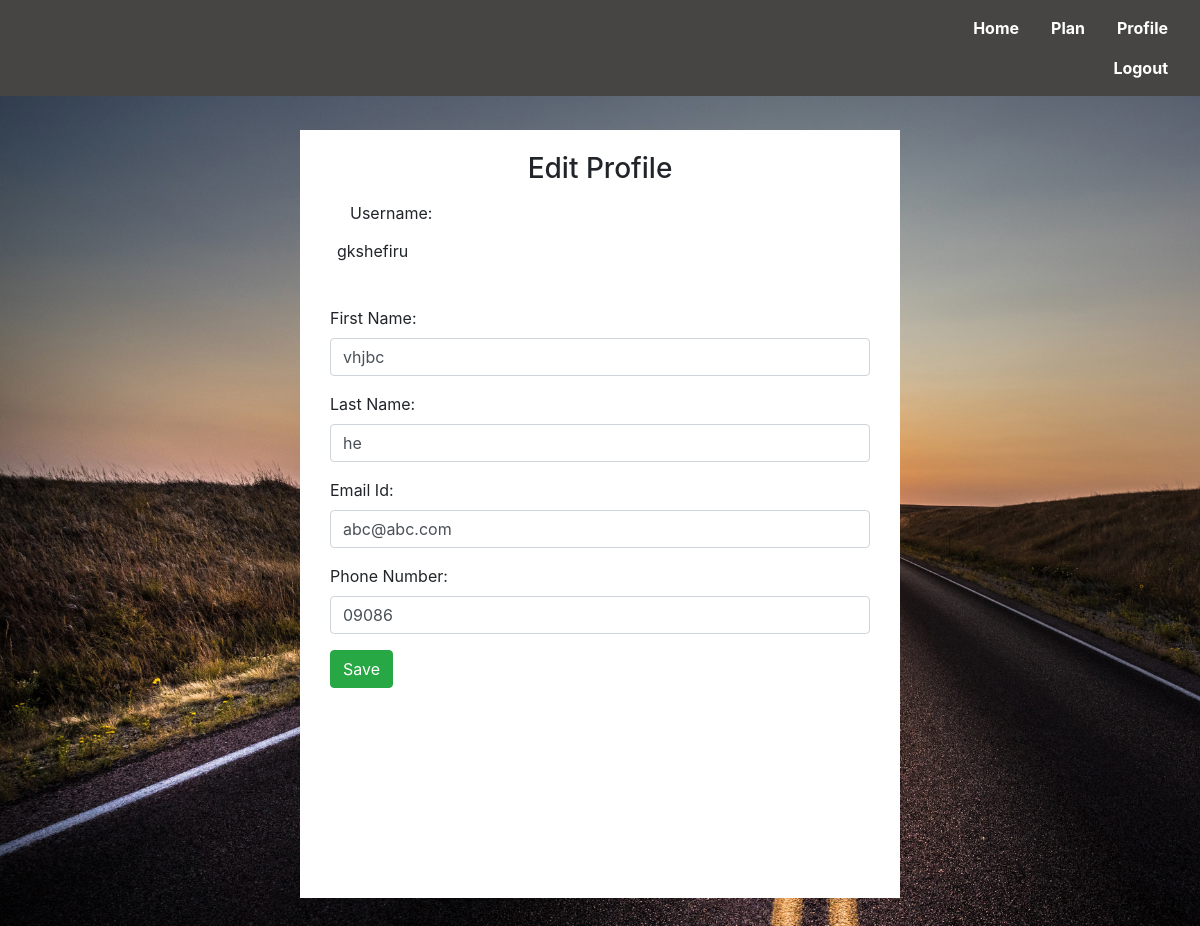
/profile/ (signed in), run on the app's committed database.
### Diaries/models.py (models this page shows)
class Profile(models.Model):
	user = models.OneToOneField(User,on_delete=models.CASCADE)
	first_name = models.CharField(max_length=200,blank=True)
	last_name = models.CharField(max_length=200,blank=True)
	username = models.CharField(max_length=200)
	dob = models.DateField(blank=True, null=True)
	email = models.EmailField(max_length=70,blank=True)
	phone_number = models.CharField(max_length=12)
	def __str__(self):
		return f"{self.username}"

### Diaries/views.py (the view, shortened to what this page needs)
# urls.py: path('profile/', views.profile, name='profile'),
def profile(request):
	user = request.user
	name= user.username
	pro=get_object_or_404(Profile, user=user)
	print(pro)
	return render(request, 'profile.html', {'profile': pro ,"name":name})

### Diaries/templates/profile.html (shortened to what this page needs)
{% extends 'base.html' %}
{% block profile %}
	<form method="POST" class="post-form">
		<div class="container" style="margin-top: 30px; margin-bottom: 30px;background: white;height: 128%;width: 60%">
				<div class="col-md-12">
						<div class="card-body card-style">
							<h3 style="text-align:center">Edit Profile</h3>
							<div class="form-group row">
								<label for="staticusername"  class="col-sm-4 col-form-label">Username: </label>
									<input type="text" readonly class="form-control-plaintext" id="staticEmail" value="{{profile.username}}">
								</div>
							</div>
							<div class="form-group">
								<label for="name1">First Name:</label>
								<input type="text" name="firstname"  class="form-control" value="{{profile.first_name}}">
							</div>
							<div class="form-group">
								<label for="name2">Last Name:</label>
								<input type="text" name="lastname"  class="form-control" value="{{profile.last_name}}">
							</div>
							<div class="form-group">
								<label for="email">Email Id:</label>
								<input type="text" name="email"  class="form-control" value="{{profile.email}}">
							</div>
							<div class="form-group">
								<label for="phoneno">Phone Number:</label>
								<input type="text" name="no"  class="form-control" value="{{profile.phone_number}}">
							</div>
							<button type="submit" class="save btn btn-success">Save</button>
						</div>
			</div>
						</form>
						{% endblock %}

### Diaries/static/base.css (style rules this page uses)
body#SignupForm { background-image:url(signin.jpg);background-repeat: no-repeat;background-size: cover;background-attachment: fixed; padding:100px; }
.container { padding: 2px 16px; }

### data on the page
Profile: username "gkshefiru", firstname "vhjbc", lastname "he", email "abc@abc.com", no "09086"
